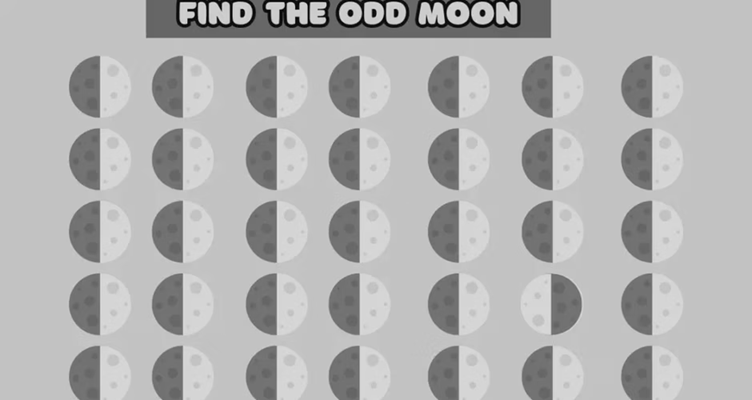
#> input picture Zestaw 4/Zadanie 14/Odd_Moon.png, 752 x 400 px
$ python 'Zadanie 14.py'
#> lines starting #> are read from the running program, lines starting #| are printed output that depends on the picture
from PIL import Image
import numpy as np
from scipy.signal import convolve2d
import matplotlib.pyplot as plt

# --- 1. Wczytanie obrazu g ---
g = Image.open("Odd_Moon.png").convert("L")
#> g is the input picture: PIL image 752x400 L; min 0, max 224, mean 178.8
g = np.array(g, dtype=float)
#> g: shape (400, 752) float64

# --- 2. Definicja filtrów ---
# h1 – filtr uśredniający 3×3
h1 = np.ones((3, 3), dtype=float) / 9.0

# h2 – filtr gradientowy poziomy 1×3
h2 = np.array([[0, 1, -1]], dtype=float)

# --- 3. Sploty ---
# g1 = g * h1
g1 = convolve2d(g, h1, mode="same", boundary="symm")

# g2 = g1 * h2
g2 = convolve2d(g1, h2, mode="same", boundary="symm")
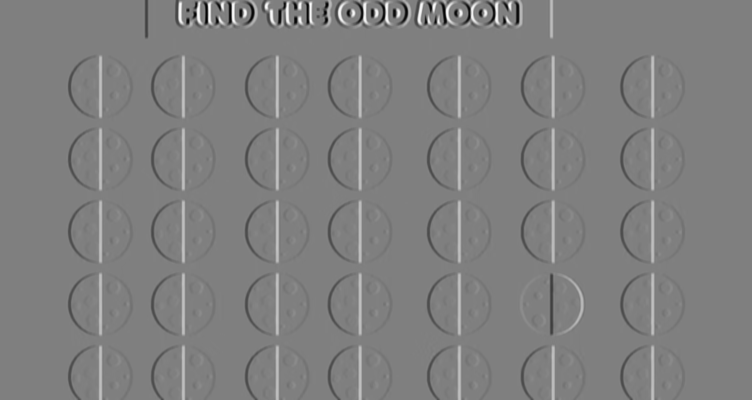
#> g2: shape (400, 752) float64; min -71, max 70.78, mean 0; drawn with min black and max white

# --- 4. Wizualizacja ---
fig, axs = plt.subplots(1, 3, figsize=(12, 4))

axs[0].imshow(g, cmap="gray")
axs[0].set_title("Oryginał g")

axs[1].imshow(g1, cmap="gray")
axs[1].set_title("g1 = g * h1")

axs[2].imshow(g2, cmap="gray")
axs[2].set_title("g2 = g1 * h2")

plt.tight_layout()
plt.show()
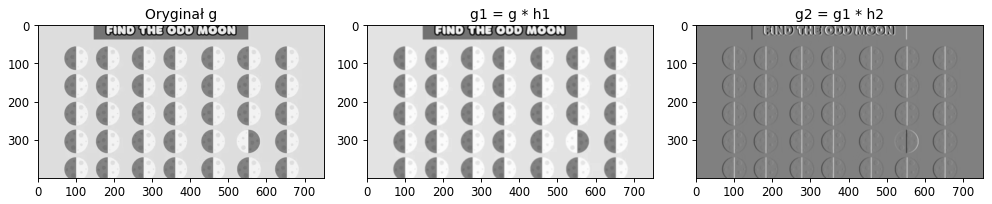
#> figure drawn by matplotlib, 3 panels
